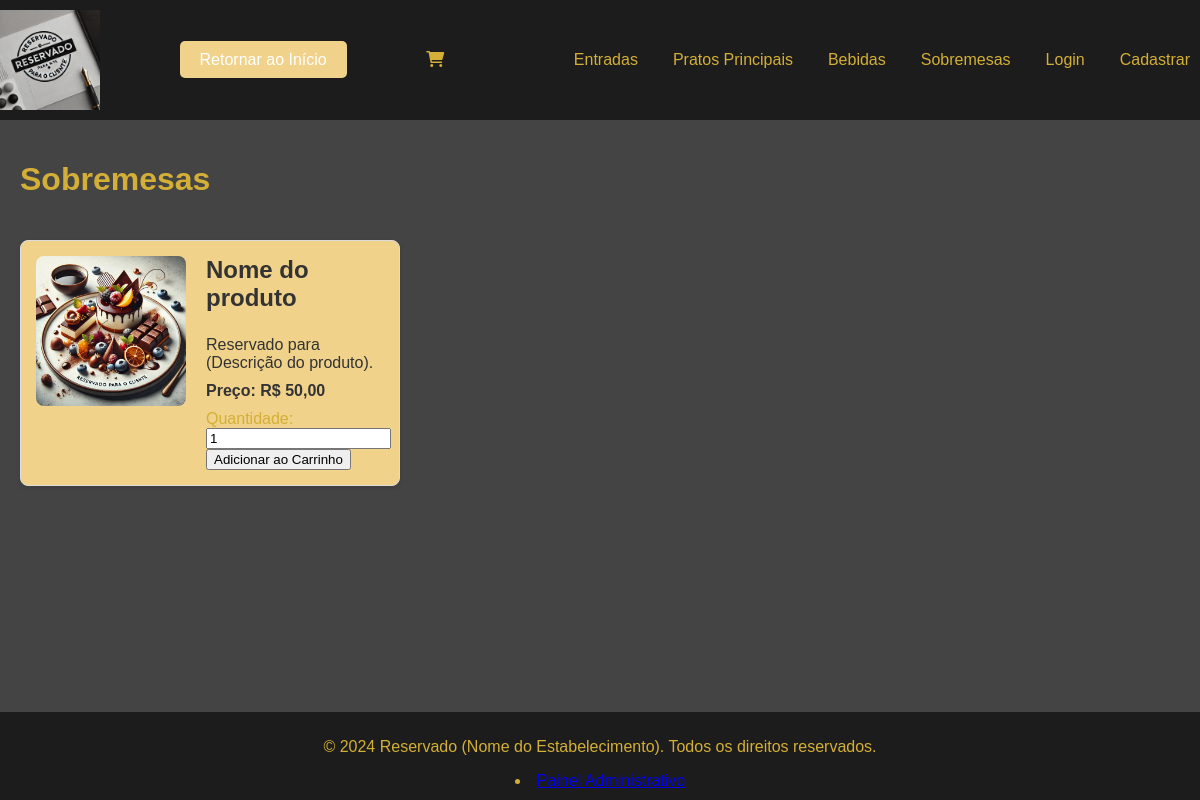
Before: /sections/sobremesas.php with the older database file.
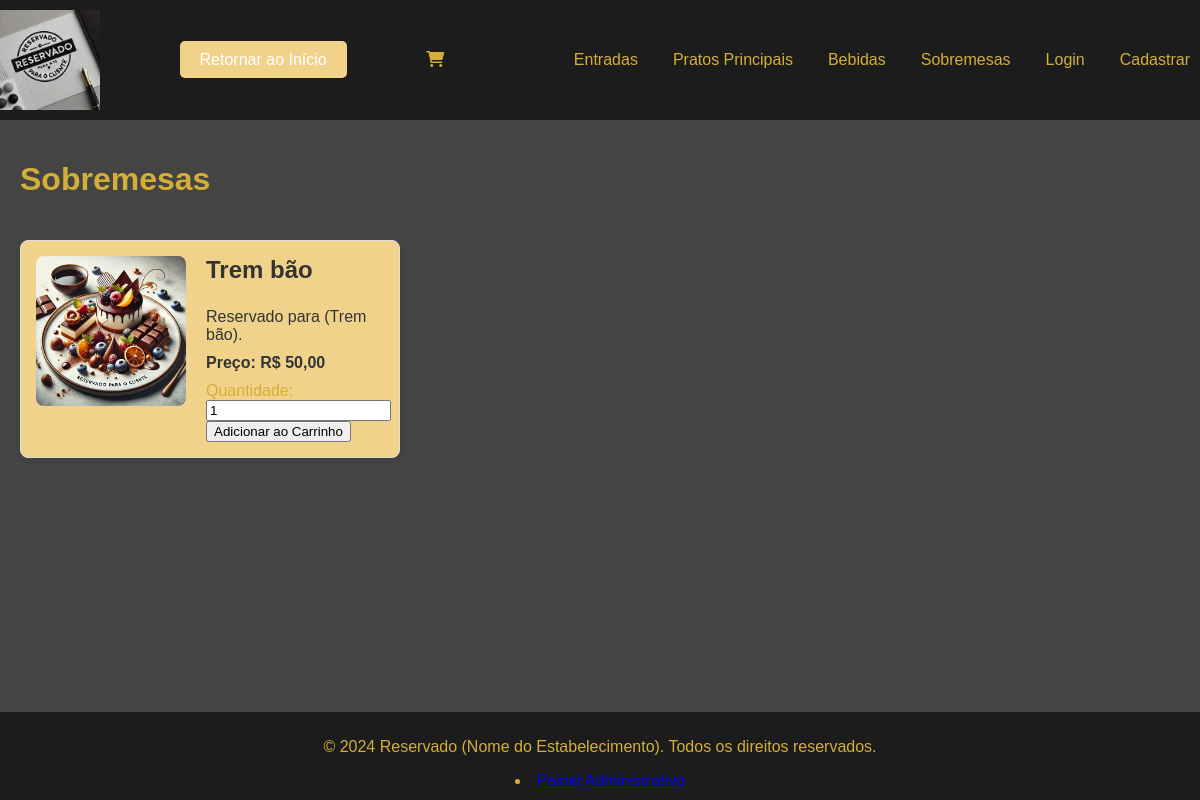
After: the same page with the newer database file.
### tables this page shows
CREATE TABLE `produtos` (
  `id` int NOT NULL AUTO_INCREMENT,
  `nome` varchar(255) NOT NULL,
  `descricao` text NOT NULL,
  `preco` decimal(10,2) NOT NULL,
  `categoria` enum('entradas','principais','bebidas','sobremesas') NOT NULL,
  `imagem` varchar(255) DEFAULT NULL,
  `data_criacao` timestamp NULL DEFAULT CURRENT_TIMESTAMP,
  PRIMARY KEY (`id`)
);

### config.php (called while the page is built, shortened)
<?php
$site_name = "Reservado (Nome do Estabelecimento)";
$sections = [
    "entradas" => [
        "title" => "Entradas",
        "url" => "sections/entradas.php"
    ],
    "principais" => [
        "title" => "Pratos Principais",
        "url" => "sections/principais.php"
    ],
    "bebidas" => [
        "title" => "Bebidas",
        "url" => "sections/bebidas.php"
    ],
    "sobremesas" => [
        "title" => "Sobremesas",
        "url" => "sections/sobremesas.php"
    ],
];
if (isset($_SESSION['user_id'])) {
    $sections['perfil'] = [
        "title" => "Meu Perfil",
        "url" => "perfil.php"
    ];
    $sections['logout'] = [
        "title" => "Sair",
        "url" => "logout.php"
    ];
} else {
    $sections['login'] = [
        "title" => "Login",
        "url" => "login.php"
    ];
    $sections['cadastro'] = [
        "title" => "Cadastrar",
        "url" => "cadastro.php"
    ];
}
?>

### sections/sobremesas.php (the view, shortened to what this page needs)
<?php
if (basename($_SERVER['PHP_SELF']) == 'sobremesas.php') {
    include $_SERVER['DOCUMENT_ROOT'] . '/cardapio-dinamico/header.php';
}
?>
<?php
require_once dirname(__DIR__) . '/db/conexao.php';
$base_url = '/cardapio-dinamico/admin/uploads/produtos/';
$stmt = $pdo->prepare("SELECT * FROM produtos WHERE categoria = 'sobremesas' ORDER BY nome");
$stmt->execute();
$produtos = $stmt->fetchAll(PDO::FETCH_ASSOC);
?>
<!DOCTYPE html>
<html lang="pt-BR">
<head>
    <link rel="stylesheet" href="../assets/css/style.css">
</head>
<body>
    <h1>Sobremesas</h1>
    <div class="produtos-container">
    <?php foreach ($produtos as $produto): ?>
    <div class="produto-item">
        <div class="produto-imagem">
            <?php if ($produto['imagem']): ?>
                <img src="<?php echo $base_url . htmlspecialchars($produto['imagem']); ?>" alt="<?php echo htmlspecialchars($produto['nome']); ?>">
            <?php endif; ?>
        </div>
        <div class="produto-info">
            <h3><?php echo htmlspecialchars($produto['nome']); ?></h3>
            <p><?php echo htmlspecialchars($produto['descricao']); ?></p>
            <p class="preco">Preço: R$ <?php echo number_format($produto['preco'], 2, ',', '.'); ?></p>
            <form action="carrinho.php" method="POST">
                <label for="quantidade_<?php echo $produto['id']; ?>">Quantidade:</label>
                <input type="number" name="quantidade" id="quantidade_<?php echo $produto['id']; ?>" value="1" min="1" required>
                <button type="submit">Adicionar ao Carrinho</button>
            </form>
        </div>
    </div>
    <?php endforeach; ?>
    </div>
</body>
</html>
<?php
if (basename($_SERVER['PHP_SELF']) == 'sobremesas.php') {
    include $_SERVER['DOCUMENT_ROOT'] . '/cardapio-dinamico/footer.php';
}
?>

### header.php (shortened to what this page needs)
<?php include 'config.php'; ?>
<!DOCTYPE html>
<html lang="pt-BR">
<head>
    <link rel="stylesheet" href="/cardapio-dinamico/assets/css/style.css">
    <link rel="stylesheet" href="https://cdnjs.cloudflare.com/ajax/libs/font-awesome/6.0.0-beta3/css/all.min.css">
</head>
<body>
<header>
    <div class="logo-container">
        <img src="../path/logo.jpg" alt="Logo do Cliente" class="logo">
    </div>
    <div class="return-button-container">
        <a href="/cardapio-dinamico/index.php" class="return-button">Retornar ao Início</a>
    </div>
    <div class="cart-icon" onclick="window.location.href='/cardapio-dinamico/carrinho.php'">
    <i class="fas fa-shopping-cart"></i>
        </div>
    <nav>
        <ul>
            <?php foreach ($sections as $id => $section): ?>
                <li><a href="/cardapio-dinamico/<?php echo $section['url']; ?>"><?php echo $section['title']; ?></a></li>
            <?php endforeach; ?>
        </ul>
    </nav>
</header>
<main>

### footer.php
<?php include 'config.php'; ?>
</main>
<link rel="stylesheet" href="assets/css/style.css">
<footer>
        <p>&copy; 2024 <?php echo $site_name; ?>. Todos os direitos reservados.</p>
        <li><a href="admin/login.php">Painel Administrativo</a></li>
    </footer>
</body>
</html>

### assets/css/style.css (style rules this page uses)
html, body { height: 100%; margin: 0; }
body { display: flex; flex-direction: column; font-family: Arial, sans-serif; background-color: #444; color: #d4af37; margin: 0; padding: 0; }
main { flex: 1; padding: 20px; }
header, footer { background-color: #1c1c1c; color: #d4af37; padding: 10px 0; text-align: center; }
nav ul { list-style: none; padding: 0; }
nav ul li { display: inline; margin: 0 10px; }
nav ul li a { color: #d4af37; text-decoration: none; }
.produtos-container { display: grid; grid-template-columns: repeat(3, 1fr); gap: 10px; padding: 20px 0; }
.produto-item { background-color: #f0d28b; border: 1px solid #ddd; border-radius: 8px; overflow: hidden; padding: 15px; box-shadow: 0 2px 5px rgba(0, 0, 0, 0.1); transition: transform 0.2s ease; display: flex; align-items: flex-start; }
.produto-imagem img { max-width: 150px; height: auto; margin-right: 20px; border-radius: 8px; display: block; }
.produto-info { flex-grow: 1; }
.produto-info h3 { margin-top: 0; font-size: 1.5em; color: #333; }
.produto-info p { margin: 10px 0; color: #333; }
.produto-info .preco { font-weight: bold; color: #333; }
footer { background-color: #1c1c1c; color: #d4af37; text-align: center; padding: 10px 0; width: 100%; }

Changed rows visible on the page:
changed produtos id 1: nome "Nome do produto" → "Trem bão"; descricao "Reservado para (Descrição do produto)." → "Reservado para (Trem bão)."
